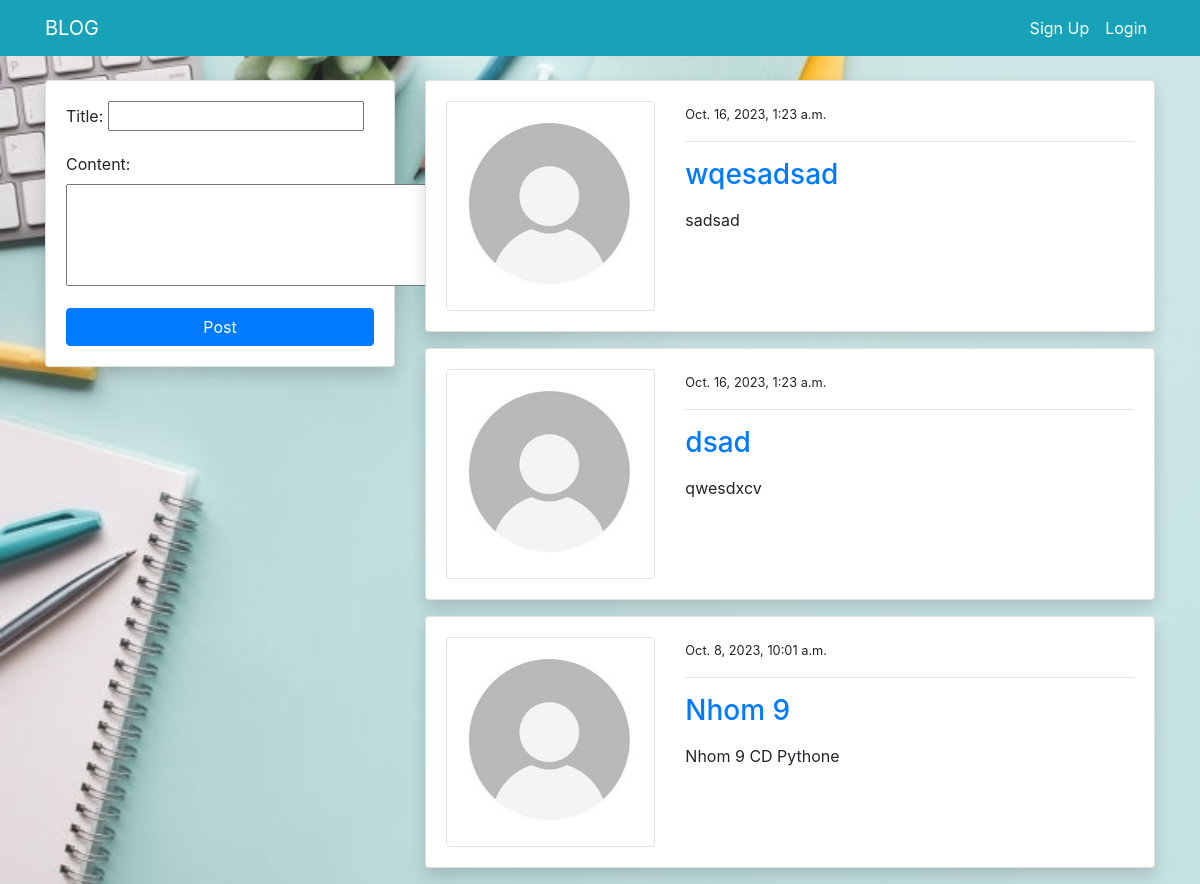
The app's page /draft/ with its own data.
### blog/models.py (models this page shows, shortened)
class PostModel(models.Model):
    title = models.CharField(max_length=100)
    content = models.TextField()
    author = models.ForeignKey(User, on_delete=models.CASCADE)
    STATUS_CHOICES = (('draft', 'Draft'),('published', 'Published'))
    status = models.CharField(max_length=10, choices=STATUS_CHOICES, default='draft')
    date_created = models.DateTimeField(auto_now_add=True)
    class Meta:
        ordering = ('-date_created',)

### users/models.py (models this page shows, shortened)
class ProfileModel(models.Model):
    user = models.OneToOneField(User, on_delete=models.CASCADE)
    image = models.ImageField(default='default.jpg', upload_to='profile', validators=[
                              FileExtensionValidator(['png', 'jpg'])])

### blog/views.py (the view)
# urls.py: path("draft/", views.ViewDraft, name="draft"),
def ViewDraft(request):
    posts = PostModel.objects.all()
    posts = PostModel.objects.filter(status = 'draft')
    if request.method == 'POST':
        form = PostModelForm(request.POST)
        if form.is_valid():
            instance = form.save(commit=False)
            instance.author = request.user
            instance.save()
            return redirect('draft')
    else:
        form = PostModelForm()
    context = {
        'draft_post': posts,
        'form': form
    }
    return render(request, 'blog/draft.html', context)

### blog/forms.py
class PostModelForm(forms.ModelForm):
    content = forms.CharField(widget=forms.Textarea(attrs={'rows': 4}))
    class Meta:
        model = PostModel
        fields = ('title', 'content')

### templates/blog/draft.html (shortened to what this page needs)
{% extends 'partials/base.html' %}
{% load crispy_forms_tags %}
{% block content %}
<div class="container">
    <div class="row mt-5 pt-3">
        <div class="col-md-4">
            <div class="card my-3 shadow">
                <div class="card-body">
                    <form method="POST">
                        {{ form.as_p }}
                        <input class="btn btn-primary btn-block" type="submit" value="Post">
                    </form>
                </div>
            </div>
        </div>
        <div class="col-md-8">
            {% for post in draft_post %}
            <div class="card shadow my-3">
                <div class="card-body">
                    <div class="row">
                        <div class="col-md-4">
                            <img class="img-thumbnail" src="{{ post.author.profilemodel.image.url }}" alt="img">
                        </div>
                        <div class="col-md-8">
                            <small>{{ post.date_created }}</small>
                            <hr>
                            <a class="h3" href="{% url 'blog-post-detail' post.id %}">{{ post.title }}</a>
                            <p class="text-justify my-3">
                                {{ post.content }}
                            </p>
                        </div>
                    </div>
                </div>
            </div>
            {% endfor %}
        </div>
    </div>
</div>
{% endblock %}

### templates/partials/base.html (shortened to what this page needs)
{% load static %}
<!doctype html>
<html lang="en">
<head>
    <link rel="stylesheet" href="https://cdn.jsdelivr.net/npm/bootstrap@4.6.0/dist/css/bootstrap.min.css"
>
</head>
<body>
    {% include 'partials/nav.html' %}
    {% block content %}
    {% endblock %}
</body>
</html>

### templates/partials/nav.html (shortened to what this page needs)
<nav class="navbar navbar-expand-lg navbar-primary bg-info fixed-top">
    <div class="container">
        <a class="navbar-brand text-white" href="{% url 'blog-index' %}">BLOG</a>
        <div class="collapse navbar-collapse" id="navbarSupportedContent">
            <ul class="navbar-nav ml-auto">
                {% if request.user.is_authenticated %}
                {% if user.is_superuser %}
                <li class="nav-item">
                    <a
                      class="nav-link {% block draftactive %} {% endblock draftactive %}"
                      href="/draft/"
                      >Draft</a>
                  </li>
                <li class="nav-item"><a class="nav-link" href="{% url 'admin:index' %}">Admin</a></li>
                <li class="nav-item active">
                    <a class="nav-link text-white" href="{% url 'users-profile' %}">Profile <span
                            class="sr-only">(current)</span></a>
                </li>
                {% endif %}
                <li class="nav-item">
                    <a class="nav-link text-white" href="{% url 'users-logout' %}">Logout</a>
                </li>
            </ul>
            {% else %}
            <ul class="navbar-nav ml-auto">
                <li class="nav-item active">
                    <a class="nav-link text-white" href="{% url 'users-sign-up' %}">Sign Up </a>
                </li>
                <li class="nav-item">
                    <a class="nav-link text-white" href="{% url 'users-login' %}">Login</a>
                </li>
            </ul>
            {% endif %}
        </div>
    </div>
</nav>

### templates/partials/base.html (style rules this page uses)
body { height: 100%; background-size: 100%; background: url('/media/background-hoc-tap-xanh_090700918.jpg'); -webkit-background-size: cover; -moz-background-size: cover; -o-background-size: cover; }

### templates/partials/nav.html (style rules this page uses)
.nav-link { color: #fff; }

### records on screen
PostModel: author.profilemodel.image (placeholder picture), date_created "Oct. 16, 2023, 1:23 a.m.", title "wqesadsad", content "sadsad"
PostModel: author.profilemodel.image (placeholder picture), date_created "Oct. 16, 2023, 1:23 a.m.", title "dsad", content "qwesdxcv"
PostModel: author.profilemodel.image (placeholder picture), date_created "Oct. 8, 2023, 10:01 a.m.", title "Nhom 9", content "Nhom 9 CD Pythone"
